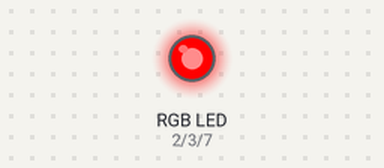
Recording of a sketch running on a simulated Arduino Uno, built with avr-gcc and run on an emulated ATmega328P. Parts: an RGB LED mixed from three pins (HIGH = lit).

Above: at 0.2 s.
At 1.2 s:
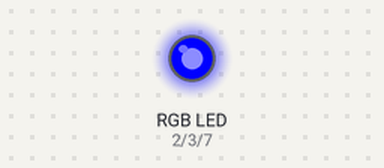
At 1.7 s:
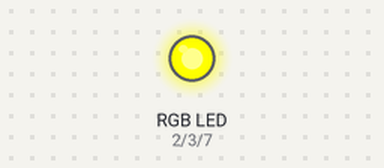
At 2.2 s:
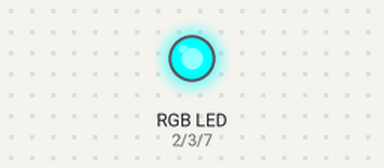
At 3.2 s:
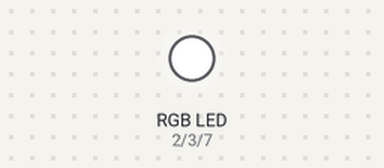
At 4.7 s:
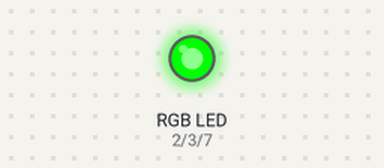
Timing chart, 0 to 5.2 s (numbered marks = the images above):
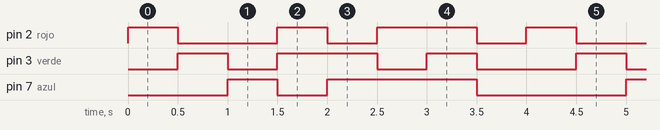

The sketch:

RGB.ino
```cpp
int rojo = 2;
int verde = 3;
int azul = 7;

void setup() {
  pinMode(rojo, OUTPUT);
  pinMode(verde, OUTPUT);
  pinMode(azul, OUTPUT);
}

void loop() {
  analogWrite(rojo, 255);
  analogWrite(verde, 0);
  analogWrite(azul, 0);
  delay(500);

  analogWrite(rojo, 0);
  analogWrite(verde, 255);
  analogWrite(azul, 0);
  delay(500);

  analogWrite(rojo, 0);
  analogWrite(verde, 0);
  analogWrite(azul, 255);
  delay(500);

  analogWrite(rojo, 255);
  analogWrite(verde, 255);
  analogWrite(azul, 0);
  delay(500);

  analogWrite(rojo, 0);
  analogWrite(verde, 255);
  analogWrite(azul, 255);
  delay(500);

  analogWrite(rojo, 255);
  analogWrite(verde, 0);
  analogWrite(azul, 255);
  delay(500);

  analogWrite(rojo, 255);
  analogWrite(verde, 255);
  analogWrite(azul, 255);
  delay(500);

  analogWrite(rojo, 0);
  analogWrite(verde, 0);
  analogWrite(azul, 0);
  delay(500);
}
```

Measured:
- by itself, pin 2 (rojo): repeats every 4.0 s: LOW 1.0 s, HIGH 0.50 s, LOW 0.50 s, HIGH 1.0 s, LOW 0.50 s, HIGH 0.50 s
- by itself, pin 3 (verde): repeats every 4.0 s: LOW 0.50 s, HIGH 1.0 s, LOW 0.50 s, HIGH 0.50 s, LOW 1.0 s, HIGH 0.50 s
- by itself, pin 7 (azul): repeats every 4.0 s: LOW 0.50 s, HIGH 1.5 s, LOW 1.5 s, HIGH 0.50 s
